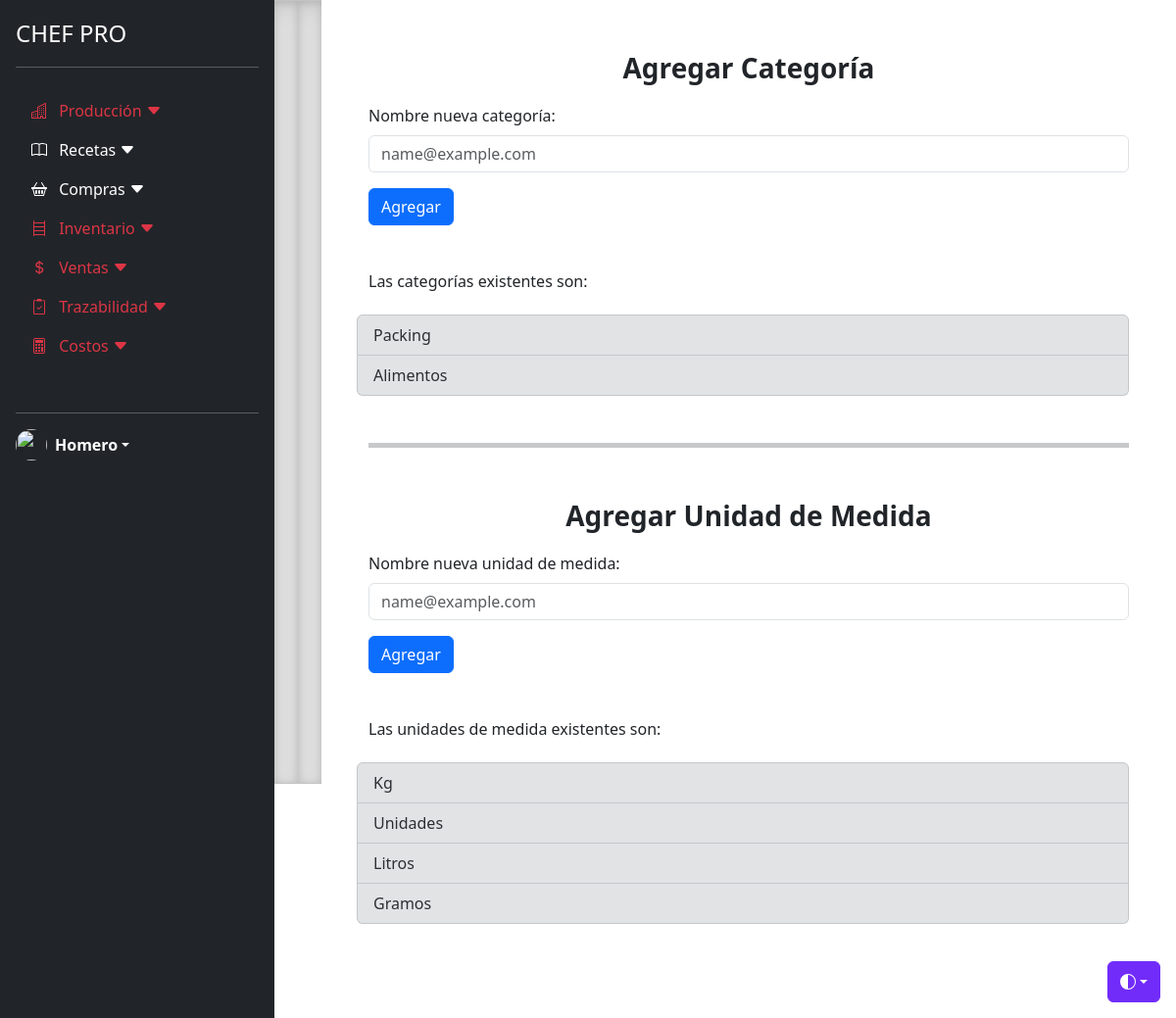
The app's page /crear_categoria_um/ (signed in) with its own data.
### recetas/models.py (models this page shows, shortened)
class Categoria_material(models.Model):
    nombre_categoria = models.CharField(max_length=45, unique=True)
    desc_categoria = models.CharField(max_length=500, blank=True)
    class Meta:
        verbose_name_plural = "Categorias material"

class Unidad_de_medida(models.Model):
    nombre_unidad_de_medida = models.CharField(max_length=20, unique=True)
    class Meta:
        verbose_name_plural = "Unidades de medida"

### recetas/views.py (the view)
# urls.py: path('crear_categoria_um/', views.crear_categoria_um, name='recetas-crear_categoria_um'),
def crear_categoria_um(request):
    categorias = Categoria_material.objects.all()
    unidades_de_medida = Unidad_de_medida.objects.all()
    context = {
        'categorias': categorias,
        'unidades_de_medida': unidades_de_medida
    }
    return render(request, 'recetas/crear_categoria_um.html', context)

### recetas/templates/recetas/crear_categoria_um.html
{% extends "recetas/base.html" %}
{% block content %}
    <div class="mb-3 row">
        <p class="d-flex justify-content-center fs-3 fw-bold">Agregar Categoría</p>
        <form method="POST">
            <label for="exampleFormControlInput1" class="form-label">Nombre nueva categoría:</label>
            <input type="email" class="form-control" id="exampleFormControlInput1" placeholder="name@example.com">
            <button class="btn btn-primary mt-3" type="submit">Agregar</button>
        </form>
        <h6 class="mt-5">Las categorías existentes son:</h6>
    </div>
    <div class="mb-5 row">
        <ul class="list-group">
        {% for categoria in categorias %}
        <li class="list-group-item list-group-item-secondary">{{ categoria.nombre_categoria }}</li>
        {% endfor %}
        </ul>
    </div>
<hr class="border-5">
    <div class="mb-3 mt-5 row">
        <p class="d-flex justify-content-center fs-3 fw-bold ">Agregar Unidad de Medida</p>
        <form method="POST">
            <label for="exampleFormControlInput1" class="form-label">Nombre nueva unidad de medida:</label>
            <input type="email" class="form-control" id="exampleFormControlInput2" placeholder="name@example.com">
            <button class="btn btn-primary mt-3" type="submit">Agregar</button>
        </form>
        <h6 class="mt-5">Las unidades de medida existentes son:</h6>
    </div>
    <div class="mb-5 row">
        <ul class="list-group">
        {% for unidad_de_medida in unidades_de_medida %}
        <li class="list-group-item  list-group-item-secondary">{{ unidad_de_medida.nombre_unidad_de_medida }}</li>
        {% endfor %}
        </ul>
    </div>
{% endblock content%}

### records on screen
Categoria_material: nombre_categoria "Packing"
Categoria_material: nombre_categoria "Alimentos"
Unidad_de_medida: nombre_unidad_de_medida "Kg"
Unidad_de_medida: nombre_unidad_de_medida "Unidades"
Unidad_de_medida: nombre_unidad_de_medida "Litros"
Unidad_de_medida: nombre_unidad_de_medida "Gramos"
